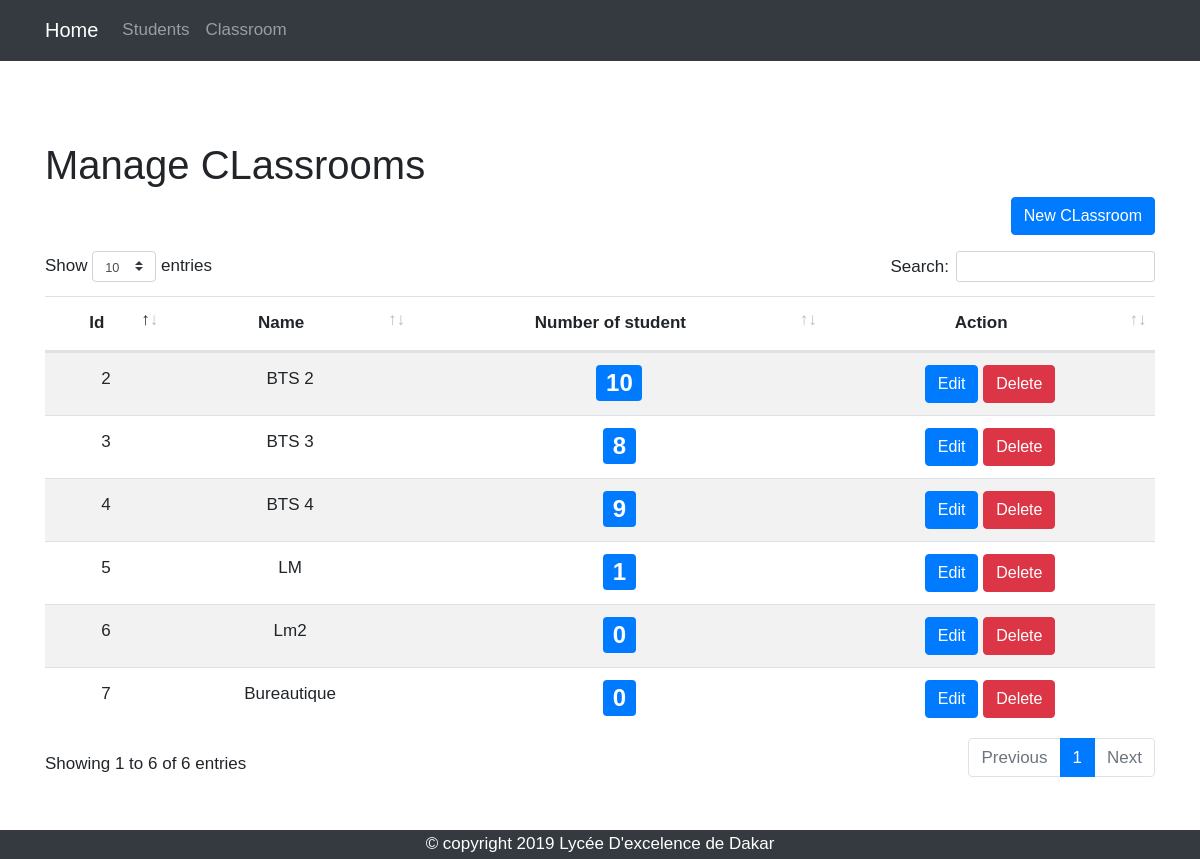
Page /classroom on the committed database.
### babacar/models.py (models this page shows, shortened)
class Classroom(db.Model):
	id = db.Column(db.Integer, primary_key=True)
	name = db.Column(db.String(60), nullable=False)
	students = db.relationship('Student',backref='cls',lazy=True)

### babacar/routes.py (the view)
@app.route('/classroom')
def classroom_index():
	classrooms = Classroom.query.all()
	return render_template('classrooms/index.html',classrooms=classrooms)

### babacar/templates/classrooms/index.html (shortened to what this page needs)
{% extends "layout.html"%}
{% block body %}
<h1>Manage CLassrooms</h1>
<div class="text-right mb-3">
	<a href="{{url_for('classroom_new')}}" class="btn btn-primary">New CLassroom</a>
</div>
<table class="table table-striped text-center">
	<thead>
		<tr>
			<th>Id</th>
			<th>Name</th>
			<th>Number of student</th>
			<th>Action</th>
		</tr>
	</thead>
	<tbody>
		{% for classroom in classrooms %}
		 <tr>
		 	<td>{{classroom.id}}</td>
			 <td>{{classroom.name}}</td>
		 	<td>
				 <a href="{{ url_for('student_index',name=classroom.name) }}">
						<span class="badge badge-primary" style="font-size: 1.5rem;">
								{{classroom.students.__len__()}}
						</span>
				 </a>
			 </td>
		 	<td>
				 <a href="{{ url_for('classroom_edit',id=classroom.id)}}" class="btn btn-primary">Edit</a>
				 <form class="d-inline"action="{{ url_for('classroom_delete',id=classroom.id) }}" method="POST">
					 <button class="btn btn-danger" type="submit">Delete</button>
				 </form>
		 	</td>
		 </tr>
		{% endfor %}
	</tbody>
</table>
{% endblock body %}

### rows in the picture
Classroom: id "2", name "BTS 2", students.__len__ "10"
Classroom: id "3", name "BTS 3", students.__len__ "8"
Classroom: id "4", name "BTS 4", students.__len__ "9"
Classroom: id "5", name "LM", students.__len__ "1"
Classroom: id "6", name "Lm2", students.__len__ "0"
Classroom: id "7", name "Bureautique", students.__len__ "0"
